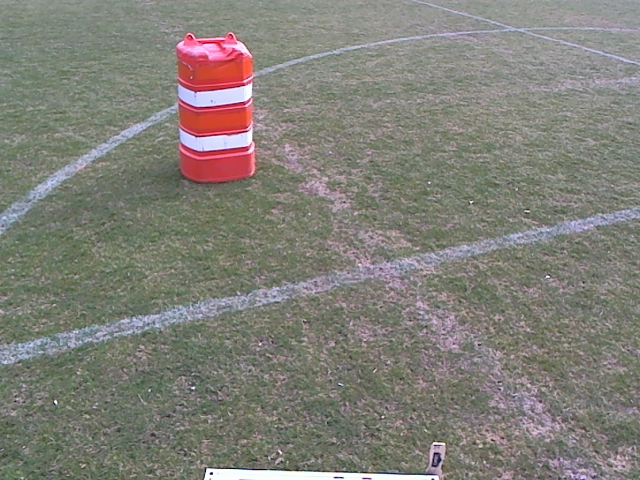
%> input picture Code/MatLab/Manual Identifier/img14681.png, 640 x 480 px
$ octave --eval "result = detect_red_flags(imread('Manual Identifier/img14681.png'));"   (GNU Octave 9; MATLAB toolbox functions it lacks are replaced by stand-ins)
%> lines starting %> are read from the running program, lines starting %| are printed output that depends on the picture; in (x1, y1, x2, y2) boxes, pixels count from 0 and x2, y2 are one past the last pixel; in counts of white or black regions, pixels touching at a corner belong together; the program's own positions count from 1
function [ bin_img ] = detect_red_flags(img)
    % Outputs pixel locations of red flags in the given image
    hsv_img = rgb2hsv(img);
%> hsv_img: size 480x640x3 double; mean H, S, V 0.302, 0.118, 0.525
    H = hsv_img(:,:,1);
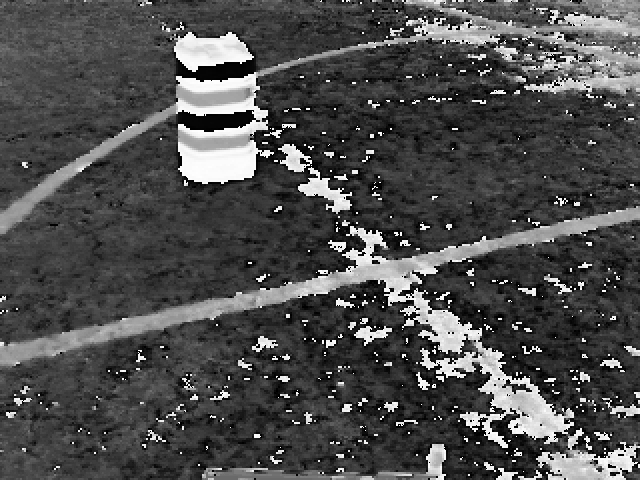
%> H: size 480x640 double; min 0, max 0.999, mean 0.302
    bin_img = H > 0.9 | H < .1;
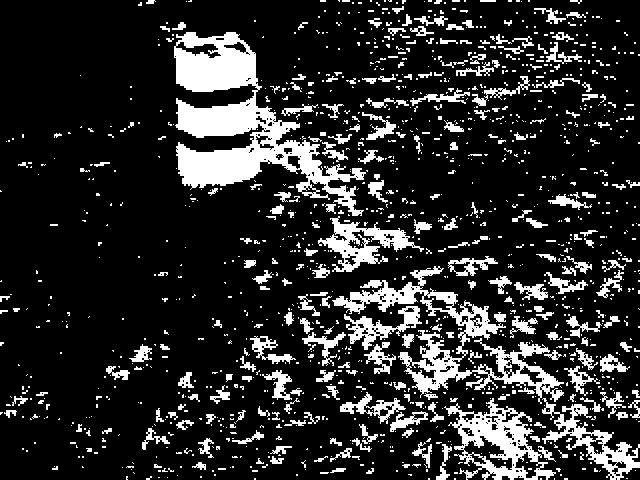
%> bin_img: size 480x640 logical; 17.2% white; 1349 white regions (1090 under 20 px), largest, box (x1, y1, x2, y2) and area: (174, 32, 366, 216) 12205, (332, 266, 564, 404) 6442, (444, 398, 556, 480) 3479
    bin_img = imdilate(bin_img, strel('square', 3));
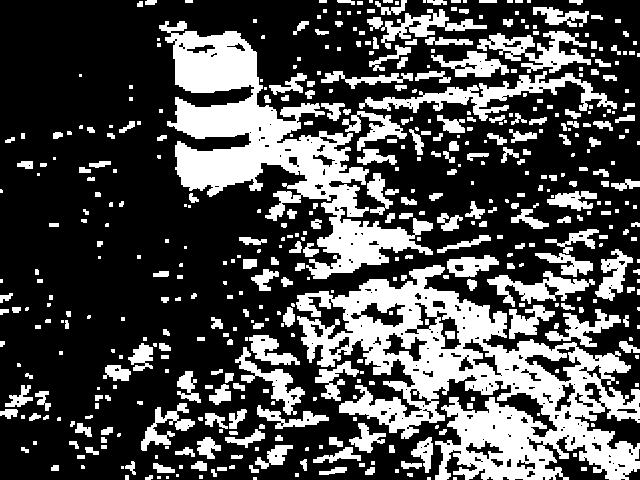
%> bin_img: size 480x640 logical; 31% white; 487 white regions (208 under 20 px), largest, box (x1, y1, x2, y2) and area: (296, 265, 640, 480) 30572, (159, 21, 433, 279) 20949, (359, 71, 617, 121) 3206
end

$ run again, on Code/MatLab/Manual Identifier/img39685.png
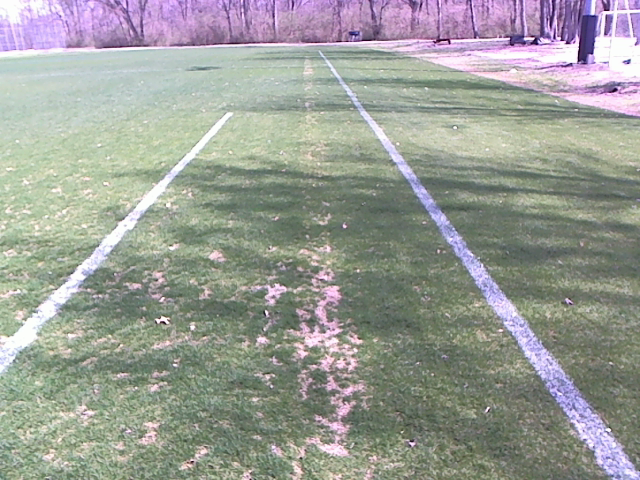
%> input picture Code/MatLab/Manual Identifier/img39685.png, 640 x 480 px
%> hsv_img: size 480x640x3 double; mean H, S, V 0.367, 0.138, 0.648
%> in detect_red_flags, `H = hsv_img(:,:,1);`:
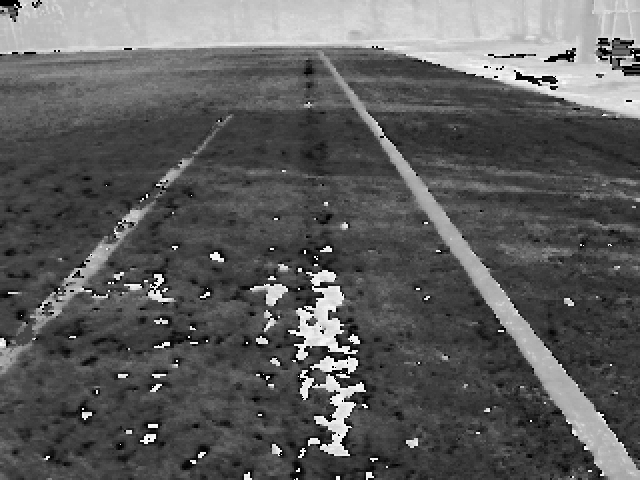
%> H: size 480x640 double; min 0, max 0.996, mean 0.367
%> in detect_red_flags, `bin_img = imdilate(bin_img, strel('square', 3));`:
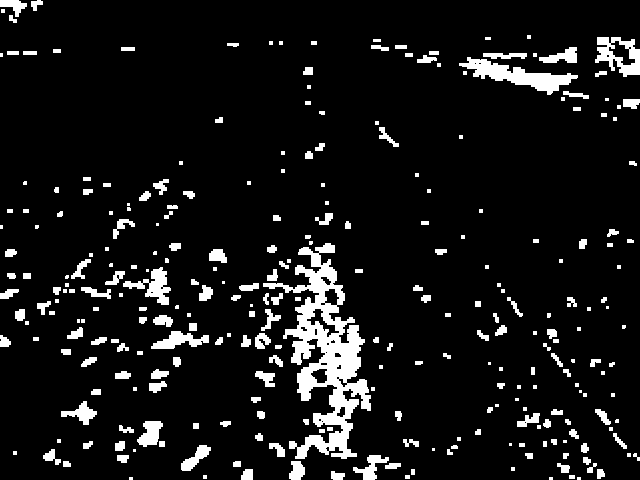
%> bin_img: size 480x640 logical; 8.6% white; 285 white regions (98 under 20 px), largest, box (x1, y1, x2, y2) and area: (263, 243, 371, 459) 7898, (459, 57, 578, 95) 1625, (595, 37, 640, 77) 938

$ run again, on Code/MatLab/Manual Identifier/9.png
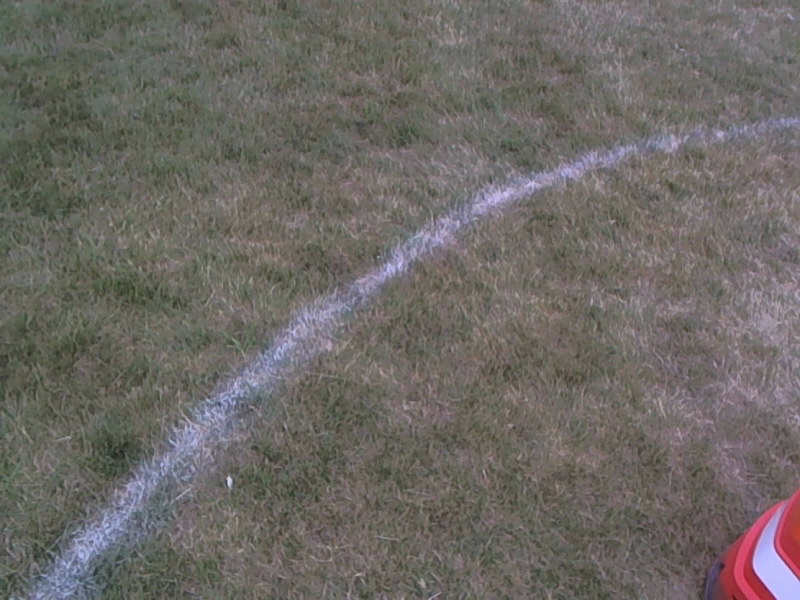
%> input picture Code/MatLab/Manual Identifier/9.png, 800 x 600 px
%> hsv_img: size 600x800x3 double; mean H, S, V 0.275, 0.115, 0.436
%> in detect_red_flags, `bin_img = H > 0.9 | H < .1;`:
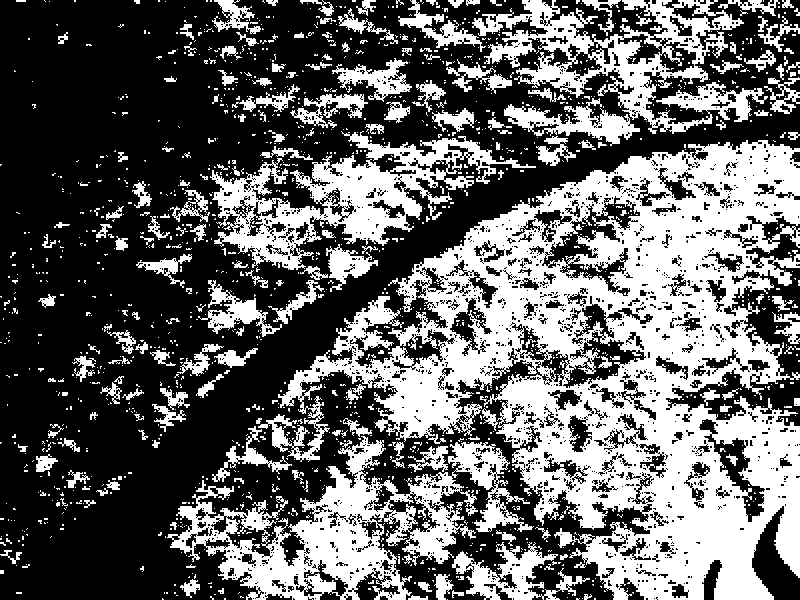
%> bin_img: size 600x800 logical; 39.4% white; 1668 white regions (1468 under 20 px), largest, box (x1, y1, x2, y2) and area: (258, 140, 800, 600) 102592, (167, 436, 534, 600) 20684, (210, 131, 536, 270) 14156
%> in detect_red_flags, `bin_img = imdilate(bin_img, strel('square', 3));`:
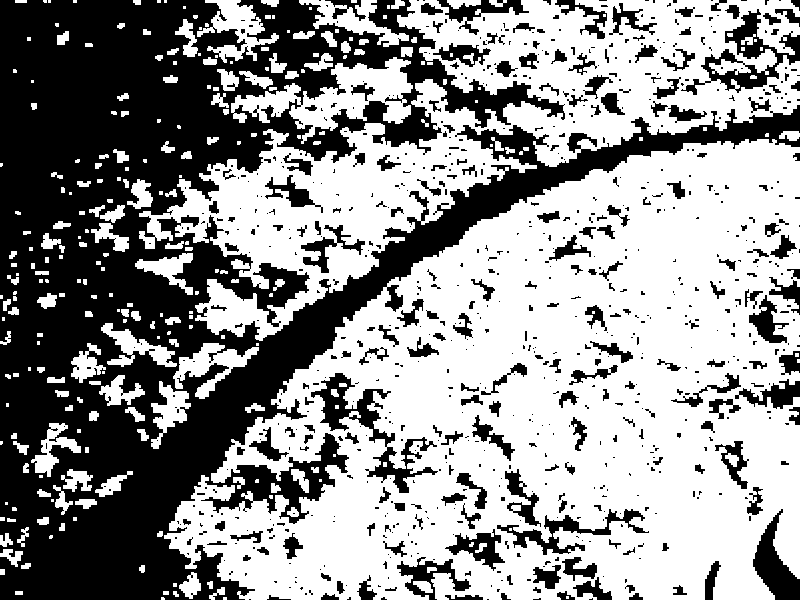
%> bin_img: size 600x800 logical; 57.6% white; 817 black regions (587 under 20 px), largest, box (x1, y1, x2, y2) and area: (0, 0, 800, 600) 160847, (311, 373, 438, 493) 3209, (681, 9, 800, 95) 2737
